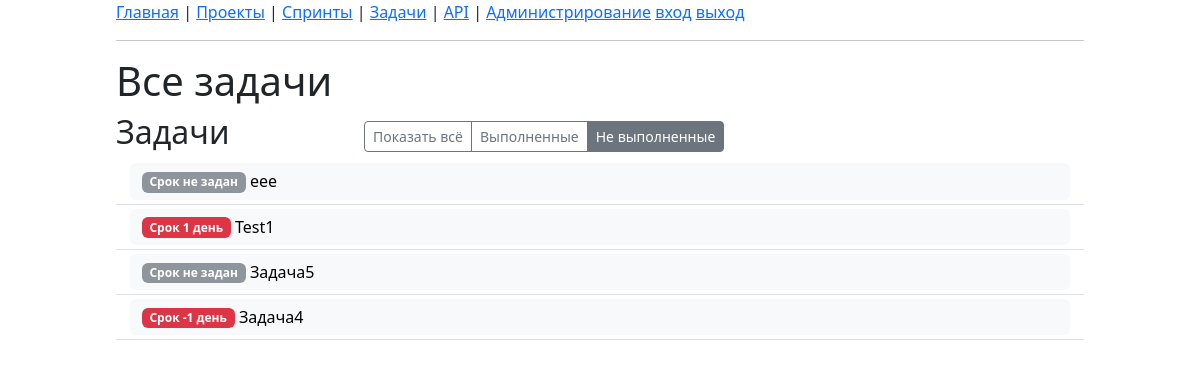
Before: / with the older database file.
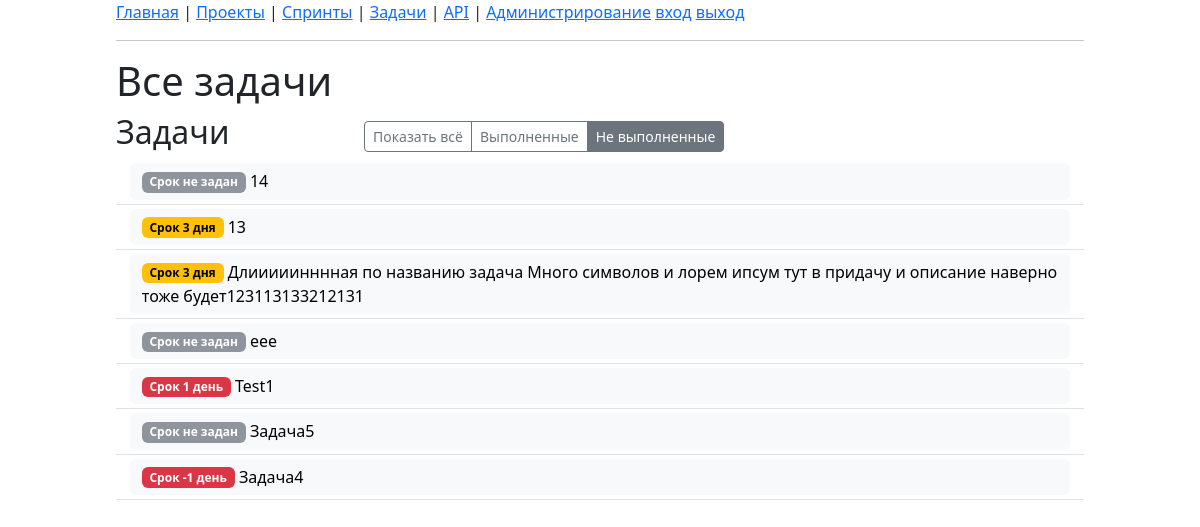
After: the same page with the newer database file.
### app_task/models.py (models this page shows, shortened)
class Task(models.Model):
    objects = TaskManager()
    name = models.CharField(
        help_text="Название задачи", verbose_name="Название", max_length=120
    )
    desc = models.TextField(help_text="Описание задачи", verbose_name="Описание")
    date_beg = models.DateField(
        help_text="Дата создания задачи",
        verbose_name="Создано",
        default=date.today,
    )
    date_end = models.DateField(
        help_text="Дата завершения задачи",
        verbose_name="Завершено",
        null=True,
        blank=True,
    )
    date_max = models.DateField(
        help_text="Планируемая дата завершения задачи",
        verbose_name="План",
        null=True,
        blank=True,
    )
    author = models.ForeignKey(
        help_text="Автор задачи",
        verbose_name="Автор",
        to=get_user_model(),
        on_delete=models.SET_NULL,
        blank=True,
        null=True,
        related_name="author_tasks",
    )
    user = models.ForeignKey(
        help_text="Исполнитель задачи",
        verbose_name="Исполнитель",
        to=get_user_model(),
        on_delete=models.SET_NULL,
        blank=True,
        null=True,
        related_name="user_tasks",
    )
    proj = models.ForeignKey(
        help_text="Проект",
        verbose_name="Проект",
        to="Proj",
        blank=True,
        null=True,
        on_delete=models.SET_NULL,
        related_name="proj_tasks",
    )
    sprint = models.ForeignKey(
        help_text="Спринт",
        verbose_name="Спринт",
        to="Sprint",
        on_delete=models.SET_NULL,
        blank=True,
        null=True,
        related_name="sprint_tasks",
    )
    class META:
        url_name = "tasks"
        url_id = "tasks_id"
        url_page = "tasks_p"
        url_filt = "tasks_f"

### app_task/views.py (the view, shortened to what this page needs)
class Index(TemplateView):
    template_name = "index.html"
    def get(self, request: HttpRequest, *args, **kwargs):
        if not request.user.is_authenticated and self.kwargs["oper"] not in (
            "detail",
            "list",
        ):
            return HttpResponseRedirect(reverse("index"))
        return super().get(request, *args, **kwargs)
    def get_context_data(self, **kwargs):
        context = super().get_context_data(**kwargs)
        objs = []
        match self.kwargs.get("model"), self.kwargs.get("pk"):
            case Proj.META.url_name, 0:
                context["title"] = "Все проекты"
                context["header"] = "Все проекты"
                objs.append(ProjTemplate(self, "list"))
            case Sprint.META.url_name, 0:
                context["title"] = "Все спринты"
                context["header"] = "Все спринты"
                objs.append(SprintTemplate(self, "list"))
            case Task.META.url_name, 0:
                context["title"] = "Все задачи"
                context["header"] = "Все задачи"
                objs.append(TaskTemplate(self, "list"))
            case Proj.META.url_name, _:
                context["title"] = "Просмотр проекта"
                context["header"] = "Просмотр проекта"
                objs.append(ProjTemplate(self, "detail"))
                objs.append(SprintTemplate(self, "list"))
                objs.append(TaskTemplate(self, "list"))
            case Sprint.META.url_name, _:
                context["title"] = "Просмотр спринта"
                context["header"] = "Просмотр спринта"
                objs.append(SprintTemplate(self, "detail"))
                objs.append(TaskTemplate(self, "list"))
            case Task.META.url_name, _:
                context["title"] = "Просмотр задачи"
                context["header"] = "Просмотр задачи"
                objs.append(TaskTemplate(self, "detail"))
                objs.append(TaskStepTemplate(self, "list"))
            case TaskStep.META.url_name, _:
                context["title"] = "Просмотр шага"
                context["header"] = "Просмотр шага"
            case _:
                pass
        try:
            context["details"] = [v.get(self.request) for v in objs]
        except Exception as err:
            text = f"ERROR: {type(err).__name__} - {err}"
            context["details"] = [{"rendered_content": text}]
        return context

### app_task/templatetags/poll_extras.py (called while the page is built)
@register.simple_tag(name="my_g", takes_context=True)
def my_g(context, get_par: str, *args, **kwargs):
    inp = get_par.replace("?", "").replace(" ", "")
    gen = iter(args)
    if "=" in inp:
        out = dict(v.split("=") for v in inp.split("&"))
    else:
        out = {}
    for v in gen:
        out[str(v)] = str(next(gen, ""))
    for k, v in kwargs.items():
        out[str(k)] = str(v)
    if out:
        return "?" + "&".join(map("=".join, out.items()))
    return ""

@register.simple_tag(takes_context=True)
def my_s(context, *args):
    return "".join(map(str, args))

@register.filter
def my_ds(value: int, par):
    lst = str(par).split(",") + ["", ""]
    if isinstance(value, str) and value.isdigit():
        value = int(value)
    elif not isinstance(value, int):
        value = 0
    value = abs(value)
    out = lst[2]
    if 11 <= value <= 14:
        pass
    elif value % 10 == 1:
        out = lst[0]
    elif 2 <= value % 10 <= 4:
        out = lst[1]
    return out

### app_task/templates/index.html (shortened to what this page needs)
{% extends 'base.html' %}
{% block header %}{{ header }}{% endblock header %}
{% block content %}
{% for detail in details %}
    {{ detail.rendered_content }}
{% endfor %}
{% endblock content %}

### app_task/templates/base.html (shortened to what this page needs)
{% load static %}
<!DOCTYPE html>
<html lang="ru">
<head>
    <link rel="stylesheet" type="text/css" href="{% static 'bootstrap.min.css' %}">
    <link rel="stylesheet" type="text/css" href="{% static 'bootstrap-icons.css' %}">
    <link rel="stylesheet" type="text/css" href="{% static 'style.css' %}"/>
</head>
<body style="max-width: 992px;" class="container">
    <nav>
        <a href="/">Главная</a> |
        <a href="{% url "list" model="projs" %}">Проекты</a> |
        <a href="{% url "list" model="sprints" %}">Спринты</a> |
        <a href="{% url "list" model="tasks" %}">Задачи</a> |
        <a href="/api/">API</a> |
        <a href="/admin/">Администрирование</a>
        <a href="/accounts/login/">вход</a>
        <a href="/accounts/logout/">выход</a>
    </nav>
    <hr>
    <h1>{% block header %}Base page{% endblock header %}</h1>
    {% block content %}{% endblock content %}
</body>
</html>

### app_task/templates/list_task.html (shortened to what this page needs)
{% load poll_extras %}
{% my_hp view.request.user "" as perms %}
<div class="row">
    <div class="h2 align-self-center col-4 col-sm-3">
        Задачи<br>
    </div>
    <div class="align-self-center col">
        {% include "buttons.html" with btn_max="items add" model=view.url_name pk=view.kwargs.pk %}
    </div>
</div>
<table class="table table-sm table-hover align-middle">
    <tbody>
    {% for item in data %}
    {% my_hp view.request.user item as perms %}
    <tr>
        <td width=1%>
        </td>
        <td>
            <a href={% url "detail" model=view.url_name pk=item.id %}
            class="btn btn-light w-100 border-0 text-start"
            title="Перейти к задаче">
                {% include "badge.html" with item=item %}
                {{ item.name }}
            </a>
        </td>
        <td width=1%>
        </td>
    </tr>
    {% empty %}
        <span class="pe-none btn border-0">Нет задач</span>
    {% endfor %}
    </tbody>
</table>

### app_task/templates/paginate.html (shortened to what this page needs)
{% load poll_extras %}

### app_task/templates/buttons.html (shortened to what this page needs)
{% load poll_extras %}
{% my_g view.get_par as get_par %}
{% for btn in btn_max.split %}
    {% if btn == "items" %}
    <div class="btn-group">
        <a id="btn-{{model}}-f-all" href="{% my_g get_par view.url_filt "all" view.page_kwarg "1" %}"
        class="btn btn-sm btn-outline-secondary {% if view.url_filt|add:"=all" in get_par  %}active{% endif %}">
            Показать всё
        </a>
        <a id="btn-{{model}}-f-on" href="{% my_g get_par view.url_filt "on" view.page_kwarg "1" %}"
        class="btn btn-sm btn-outline-secondary {% if view.url_filt|add:"=on" in get_par %}active{% endif %}">
            Выполненные
        </a>
        <a id="btn-{{model}}-f-off" href="{% my_g get_par view.url_filt "off" view.page_kwarg "1" %}"
        class="btn btn-sm btn-outline-secondary {% if view.url_filt|add:"=off" in get_par %}active{% endif %}">
            Не выполненные
        </a>
    </div>
    {% endif %}
{% endfor %}

### app_task/templates/badge.html
{% load poll_extras %}
{% my_s "Срок " item.days_plan.days|default:0 item.days_plan.days|my_ds:" день, дня, дней" as temp %}
{% if item.date_end %}
    <span class="badge bg-success bg-opacity-75 p-1">
        <i class="bi-check2"> Выполнено</i>
    </span>
{% elif item.days_plan.days > 6 %}
    <span class="badge text-bg-primary">
        {{ temp }}
    </span>
{% elif item.days_plan.days > 2 %}
    <span class="badge text-bg-warning">
        {{ temp }}
    </span>
{% elif item.days_plan.days %}
    <span class="badge text-bg-danger">
        {{ temp }}
    </span>
{% else %}
    <span class="badge bg-secondary bg-opacity-75">
        Срок не задан
    </span>
{% endif %}

Changed rows visible on the page:
added Task: shows "Срок не задан", name "14"
added Task: temp "Срок 3 дня", name "13"
added Task: temp "Срок 3 дня", name "Длииииинннная по названию задача Много символов и лорем ипсум тут в придачу и описание наверно тоже будет123113133212131"
